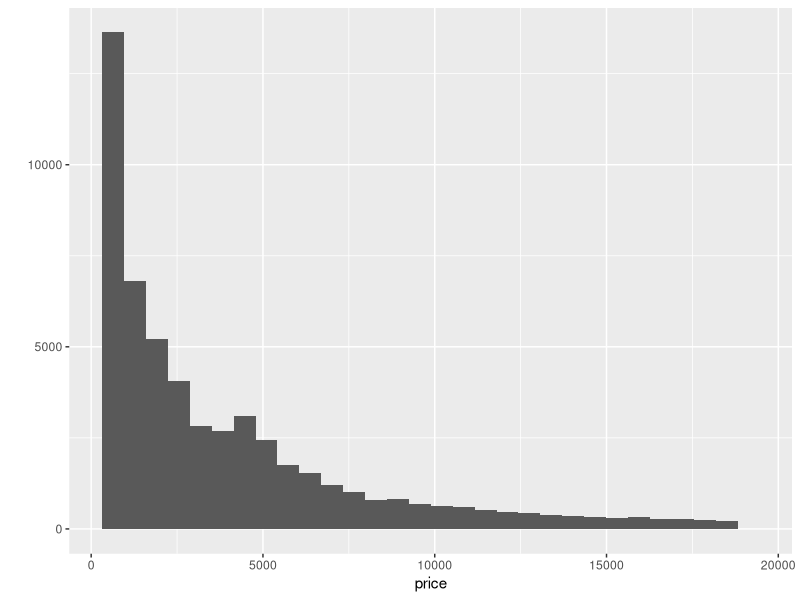

Write R code to recreate this figure.
## ---- chunk 1
library(tidyverse)
## ---- chunk 2
glimpse(diamonds)
## ---- chunk 3
qplot(data = diamonds, x = price)
## ---- chunk 4
reg_a <- lm(data = diamonds, 
            price ~ carat + x + y + z)
summary(reg_a)
